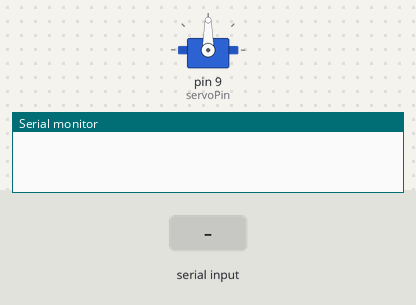
A sketch run on a simulated Arduino Uno, built with avr-gcc and run on an emulated ATmega328P. On the bench: servo, the last lines printed to the serial monitor. The inputs (shaded band) are chosen by the test bench.

Above: at 1.2 s.
1.3 s: "90,45\n" received over Serial
At 2.8 s:
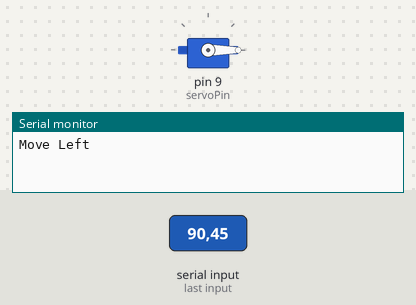
3.8 s: "1\n" received over Serial
At 4.6 s:
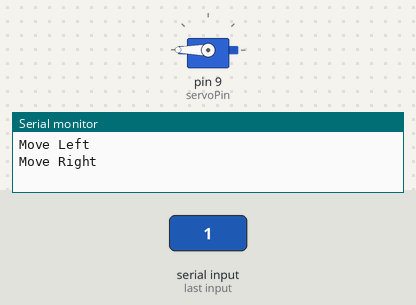
Timing chart, 0 to 6.8 s (numbered marks = the images above; inputs shaded):
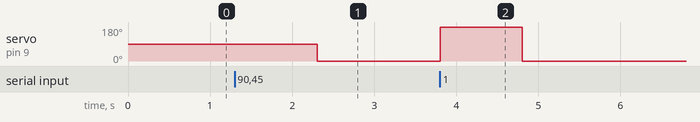

Measured:
- after the input at 1.3 s, servo on pin 9 (servoPin): 90° → 0° after 1.0 s
- after the input at 3.8 s, servo on pin 9 (servoPin): 0° → 180° at once, → 0° 1.0 s later

The sketch:

sketch_jul31a.ino
```cpp
#include <Servo.h>
/*
 A servo motor has everything built in:
 a motor, a feedback circuit, and most
 important, a motor driver. It just needs
 one power line, one ground, and one control
 pin.

 Following are the steps to connect
 a servo motor to the Arduino:

   1 The servo motor has a female connector
     with three pins. The darkest or even
     black one is usually the ground.
     Connect this to the Arduino GND.
   2 Connect the power cable that in all
     standards should be red to 5V on the
     Arduino.
   3 Connect the remaining line on the servo
     connector to a digital pin on the Arduino.
*/
Servo myservo;  // create servo object to control a servo


int servoPin = 9; // Declare the Servo pin
void setup() {
  Serial.begin(9600);
  // attaches the servo on pin 9 to the servo object
  myservo.attach(servoPin);
}
void loop() {
  if (Serial.available() > 0) {
    int serialMessage = Serial.parseInt();
    if(serialMessage == 1) {
      Serial.println("Move Right");
     myservo.write(180);
    } else if(serialMessage == 0) {
      Serial.println("Move Left ");
      myservo.write(0);
    }
  }
}
```
